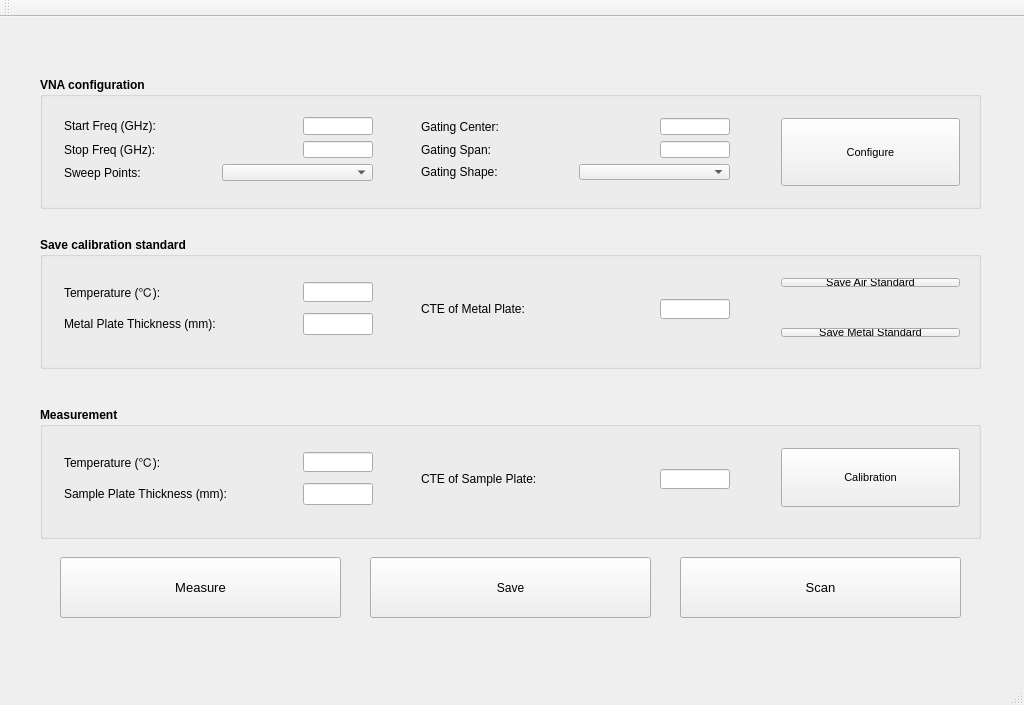
<?xml version="1.0" encoding="UTF-8"?>
<ui version="4.0">
 <class>MainWindow</class>
 <widget class="QMainWindow" name="MainWindow">
  <property name="geometry">
   <rect>
    <x>0</x>
    <y>0</y>
    <width>1024</width>
    <height>705</height>
   </rect>
  </property>
  <property name="windowTitle">
   <string>MainWindow</string>
  </property>
  <widget class="QWidget" name="centralWidget">
   <widget class="QPushButton" name="pushButtonSave_Sp">
    <property name="geometry">
     <rect>
      <x>370</x>
      <y>540</y>
      <width>281</width>
      <height>61</height>
     </rect>
    </property>
    <property name="text">
     <string>Save</string>
    </property>
   </widget>
   <widget class="QGroupBox" name="groupBox_5">
    <property name="geometry">
     <rect>
      <x>40</x>
      <y>60</y>
      <width>941</width>
      <height>132</height>
     </rect>
    </property>
    <property name="font">
     <font>
      <weight>75</weight>
      <bold>true</bold>
     </font>
    </property>
    <property name="title">
     <string>VNA configuration</string>
    </property>
    <widget class="QWidget" name="layoutWidget">
     <property name="geometry">
      <rect>
       <x>370</x>
       <y>30</y>
       <width>331</width>
       <height>84</height>
      </rect>
     </property>
     <layout class="QVBoxLayout" name="verticalLayout_14">
      <item>
       <layout class="QHBoxLayout" name="horizontalLayout_15">
        <item>
         <widget class="QLabel" name="labelScanHeight_5">
          <property name="font">
           <font>
            <weight>50</weight>
            <bold>false</bold>
           </font>
          </property>
          <property name="text">
           <string>Gating Center:</string>
          </property>
         </widget>
        </item>
        <item>
         <widget class="QLineEdit" name="lineEditGatingCenter">
          <property name="sizePolicy">
           <sizepolicy hsizetype="Fixed" vsizetype="Fixed">
            <horstretch>0</horstretch>
            <verstretch>0</verstretch>
           </sizepolicy>
          </property>
          <property name="maximumSize">
           <size>
            <width>70</width>
            <height>20</height>
           </size>
          </property>
          <property name="font">
           <font>
            <weight>50</weight>
            <bold>false</bold>
           </font>
          </property>
          <property name="toolTip">
           <string>Valid range: 50mm~500mm - Increment: 10mm</string>
          </property>
          <property name="toolTipDuration">
           <number>1000</number>
          </property>
          <property name="statusTip">
           <string notr="true"/>
          </property>
          <property name="maxLength">
           <number>5</number>
          </property>
          <property name="frame">
           <bool>true</bool>
          </property>
          <property name="alignment">
           <set>Qt::AlignRight|Qt::AlignTrailing|Qt::AlignVCenter</set>
          </property>
          <property name="cursorMoveStyle">
           <enum>Qt::VisualMoveStyle</enum>
          </property>
          <property name="clearButtonEnabled">
           <bool>false</bool>
          </property>
         </widget>
        </item>
       </layout>
      </item>
      <item>
       <layout class="QHBoxLayout" name="horizontalLayout_18">
        <item>
         <widget class="QLabel" name="labelScanHeight_7">
          <property name="font">
           <font>
            <weight>50</weight>
            <bold>false</bold>
           </font>
          </property>
          <property name="text">
           <string>Gating Span:</string>
          </property>
         </widget>
        </item>
        <item>
         <widget class="QLineEdit" name="lineEditGatingSpan">
          <property name="sizePolicy">
           <sizepolicy hsizetype="Fixed" vsizetype="Fixed">
            <horstretch>0</horstretch>
            <verstretch>0</verstretch>
           </sizepolicy>
          </property>
          <property name="maximumSize">
           <size>
            <width>70</width>
            <height>20</height>
           </size>
          </property>
          <property name="font">
           <font>
            <weight>50</weight>
            <bold>false</bold>
           </font>
          </property>
          <property name="toolTip">
           <string>Valid range: 50mm~500mm - Increment: 10mm</string>
          </property>
          <property name="toolTipDuration">
           <number>1000</number>
          </property>
          <property name="statusTip">
           <string notr="true"/>
          </property>
          <property name="text">
           <string/>
          </property>
          <property name="maxLength">
           <number>5</number>
          </property>
          <property name="frame">
           <bool>true</bool>
          </property>
          <property name="alignment">
           <set>Qt::AlignRight|Qt::AlignTrailing|Qt::AlignVCenter</set>
          </property>
          <property name="cursorMoveStyle">
           <enum>Qt::VisualMoveStyle</enum>
          </property>
          <property name="clearButtonEnabled">
           <bool>false</bool>
          </property>
         </widget>
        </item>
       </layout>
      </item>
      <item>
       <layout class="QHBoxLayout" name="horizontalLayout_16">
        <item>
         <widget class="QLabel" name="labelScanHeight_6">
          <property name="font">
           <font>
            <weight>50</weight>
            <bold>false</bold>
           </font>
          </property>
          <property name="text">
           <string>Gating Shape:</string>
          </property>
         </widget>
        </item>
        <item>
         <widget class="QComboBox" name="enumGatingShape">
          <property name="font">
           <font>
            <weight>50</weight>
            <bold>false</bold>
           </font>
          </property>
         </widget>
        </item>
       </layout>
      </item>
     </layout>
    </widget>
    <widget class="QWidget" name="layoutWidget_2">
     <property name="geometry">
      <rect>
       <x>730</x>
       <y>30</y>
       <width>201</width>
       <height>90</height>
      </rect>
     </property>
     <layout class="QVBoxLayout" name="verticalLayout_17">
      <item>
       <widget class="QPushButton" name="pushButtonConfigure">
        <property name="sizePolicy">
         <sizepolicy hsizetype="Minimum" vsizetype="Preferred">
          <horstretch>0</horstretch>
          <verstretch>0</verstretch>
         </sizepolicy>
        </property>
        <property name="font">
         <font>
          <pointsize>8</pointsize>
          <weight>50</weight>
          <bold>false</bold>
         </font>
        </property>
        <property name="text">
         <string>Configure</string>
        </property>
       </widget>
      </item>
     </layout>
    </widget>
    <widget class="QWidget" name="layoutWidget_3">
     <property name="geometry">
      <rect>
       <x>13</x>
       <y>29</y>
       <width>331</width>
       <height>86</height>
      </rect>
     </property>
     <layout class="QVBoxLayout" name="verticalLayout_6">
      <item>
       <layout class="QHBoxLayout" name="horizontalLayout_9">
        <item>
         <widget class="QLabel" name="labelScanHeight_3">
          <property name="font">
           <font>
            <weight>50</weight>
            <bold>false</bold>
           </font>
          </property>
          <property name="text">
           <string>Start Freq (GHz):</string>
          </property>
         </widget>
        </item>
        <item>
         <widget class="QLineEdit" name="lineEditPnaStartFreq">
          <property name="sizePolicy">
           <sizepolicy hsizetype="Fixed" vsizetype="Fixed">
            <horstretch>0</horstretch>
            <verstretch>0</verstretch>
           </sizepolicy>
          </property>
          <property name="maximumSize">
           <size>
            <width>70</width>
            <height>20</height>
           </size>
          </property>
          <property name="font">
           <font>
            <weight>50</weight>
            <bold>false</bold>
           </font>
          </property>
          <property name="toolTip">
           <string>Valid range: 50mm~500mm - Increment: 10mm</string>
          </property>
          <property name="toolTipDuration">
           <number>1000</number>
          </property>
          <property name="statusTip">
           <string notr="true"/>
          </property>
          <property name="maxLength">
           <number>5</number>
          </property>
          <property name="frame">
           <bool>true</bool>
          </property>
          <property name="alignment">
           <set>Qt::AlignRight|Qt::AlignTrailing|Qt::AlignVCenter</set>
          </property>
          <property name="cursorMoveStyle">
           <enum>Qt::VisualMoveStyle</enum>
          </property>
          <property name="clearButtonEnabled">
           <bool>false</bool>
          </property>
         </widget>
        </item>
       </layout>
      </item>
      <item>
       <layout class="QHBoxLayout" name="horizontalLayout_3">
        <item>
         <widget class="QLabel" name="labelScanInterval_4">
          <property name="font">
           <font>
            <weight>50</weight>
            <bold>false</bold>
           </font>
          </property>
          <property name="text">
           <string>Stop Freq (GHz):</string>
          </property>
         </widget>
        </item>
        <item>
         <widget class="QLineEdit" name="lineEditPnaStopFreq">
          <property name="sizePolicy">
           <sizepolicy hsizetype="Fixed" vsizetype="Fixed">
            <horstretch>0</horstretch>
            <verstretch>0</verstretch>
           </sizepolicy>
          </property>
          <property name="maximumSize">
           <size>
            <width>70</width>
            <height>22</height>
           </size>
          </property>
          <property name="font">
           <font>
            <weight>50</weight>
            <bold>false</bold>
           </font>
          </property>
          <property name="toolTip">
           <string>Valid range: 50mm~500mm - Increment: 10mm</string>
          </property>
          <property name="statusTip">
           <string/>
          </property>
          <property name="maxLength">
           <number>5</number>
          </property>
          <property name="alignment">
           <set>Qt::AlignRight|Qt::AlignTrailing|Qt::AlignVCenter</set>
          </property>
         </widget>
        </item>
       </layout>
      </item>
      <item>
       <layout class="QHBoxLayout" name="horizontalLayout_13">
        <item>
         <widget class="QLabel" name="labelScanWidth_4">
          <property name="font">
           <font>
            <weight>50</weight>
            <bold>false</bold>
           </font>
          </property>
          <property name="text">
           <string>Sweep Points:</string>
          </property>
         </widget>
        </item>
        <item>
         <widget class="QComboBox" name="enumPnaSweepPoints">
          <property name="font">
           <font>
            <weight>50</weight>
            <bold>false</bold>
           </font>
          </property>
         </widget>
        </item>
       </layout>
      </item>
     </layout>
    </widget>
   </widget>
   <widget class="QGroupBox" name="groupBox_6">
    <property name="geometry">
     <rect>
      <x>40</x>
      <y>220</y>
      <width>941</width>
      <height>132</height>
     </rect>
    </property>
    <property name="font">
     <font>
      <weight>75</weight>
      <bold>true</bold>
     </font>
    </property>
    <property name="title">
     <string>Save calibration standard</string>
    </property>
    <widget class="QWidget" name="layoutWidget_5">
     <property name="geometry">
      <rect>
       <x>730</x>
       <y>30</y>
       <width>201</width>
       <height>31</height>
      </rect>
     </property>
     <layout class="QVBoxLayout" name="verticalLayout_18">
      <item>
       <widget class="QPushButton" name="pushButtonSave_Air">
        <property name="sizePolicy">
         <sizepolicy hsizetype="Minimum" vsizetype="Preferred">
          <horstretch>0</horstretch>
          <verstretch>0</verstretch>
         </sizepolicy>
        </property>
        <property name="font">
         <font>
          <pointsize>8</pointsize>
          <weight>50</weight>
          <bold>false</bold>
         </font>
        </property>
        <property name="text">
         <string>Save Air Standard</string>
        </property>
       </widget>
      </item>
     </layout>
    </widget>
    <widget class="QWidget" name="layoutWidget_6">
     <property name="geometry">
      <rect>
       <x>13</x>
       <y>29</y>
       <width>331</width>
       <height>86</height>
      </rect>
     </property>
     <layout class="QVBoxLayout" name="verticalLayout_7">
      <item>
       <layout class="QHBoxLayout" name="horizontalLayout_10">
        <item>
         <widget class="QLabel" name="labelScanHeight_4">
          <property name="font">
           <font>
            <weight>50</weight>
            <bold>false</bold>
           </font>
          </property>
          <property name="text">
           <string>Temperature (℃):</string>
          </property>
         </widget>
        </item>
        <item>
         <widget class="QLineEdit" name="lineEditStdTemperature">
          <property name="sizePolicy">
           <sizepolicy hsizetype="Fixed" vsizetype="Fixed">
            <horstretch>0</horstretch>
            <verstretch>0</verstretch>
           </sizepolicy>
          </property>
          <property name="maximumSize">
           <size>
            <width>70</width>
            <height>20</height>
           </size>
          </property>
          <property name="font">
           <font>
            <weight>50</weight>
            <bold>false</bold>
           </font>
          </property>
          <property name="toolTip">
           <string>Valid range: 50mm~500mm - Increment: 10mm</string>
          </property>
          <property name="toolTipDuration">
           <number>1000</number>
          </property>
          <property name="statusTip">
           <string notr="true"/>
          </property>
          <property name="maxLength">
           <number>5</number>
          </property>
          <property name="frame">
           <bool>true</bool>
          </property>
          <property name="alignment">
           <set>Qt::AlignRight|Qt::AlignTrailing|Qt::AlignVCenter</set>
          </property>
          <property name="cursorMoveStyle">
           <enum>Qt::VisualMoveStyle</enum>
          </property>
          <property name="clearButtonEnabled">
           <bool>false</bool>
          </property>
         </widget>
        </item>
       </layout>
      </item>
      <item>
       <layout class="QHBoxLayout" name="horizontalLayout_4">
        <item>
         <widget class="QLabel" name="labelScanInterval_5">
          <property name="font">
           <font>
            <weight>50</weight>
            <bold>false</bold>
           </font>
          </property>
          <property name="text">
           <string>Metal Plate Thickness (mm):</string>
          </property>
         </widget>
        </item>
        <item>
         <widget class="QLineEdit" name="lineEditStdThickness">
          <property name="sizePolicy">
           <sizepolicy hsizetype="Fixed" vsizetype="Fixed">
            <horstretch>0</horstretch>
            <verstretch>0</verstretch>
           </sizepolicy>
          </property>
          <property name="maximumSize">
           <size>
            <width>70</width>
            <height>22</height>
           </size>
          </property>
          <property name="font">
           <font>
            <weight>50</weight>
            <bold>false</bold>
           </font>
          </property>
          <property name="toolTip">
           <string>Valid range: 50mm~500mm - Increment: 10mm</string>
          </property>
          <property name="statusTip">
           <string/>
          </property>
          <property name="maxLength">
           <number>5</number>
          </property>
          <property name="alignment">
           <set>Qt::AlignRight|Qt::AlignTrailing|Qt::AlignVCenter</set>
          </property>
         </widget>
        </item>
       </layout>
      </item>
     </layout>
    </widget>
    <widget class="QWidget" name="layoutWidget_7">
     <property name="geometry">
      <rect>
       <x>730</x>
       <y>80</y>
       <width>201</width>
       <height>31</height>
      </rect>
     </property>
     <layout class="QVBoxLayout" name="verticalLayout_19">
      <item>
       <widget class="QPushButton" name="pushButtonSave_Metal">
        <property name="sizePolicy">
         <sizepolicy hsizetype="Minimum" vsizetype="Preferred">
          <horstretch>0</horstretch>
          <verstretch>0</verstretch>
         </sizepolicy>
        </property>
        <property name="font">
         <font>
          <pointsize>8</pointsize>
          <weight>50</weight>
          <bold>false</bold>
         </font>
        </property>
        <property name="text">
         <string>Save Metal Standard</string>
        </property>
       </widget>
      </item>
     </layout>
    </widget>
    <widget class="QWidget" name="layoutWidget_4">
     <property name="geometry">
      <rect>
       <x>370</x>
       <y>30</y>
       <width>331</width>
       <height>84</height>
      </rect>
     </property>
     <layout class="QVBoxLayout" name="verticalLayout_15">
      <item>
       <layout class="QHBoxLayout" name="horizontalLayout_17">
        <item>
         <widget class="QLabel" name="labelScanHeight_8">
          <property name="font">
           <font>
            <weight>50</weight>
            <bold>false</bold>
           </font>
          </property>
          <property name="text">
           <string>CTE of Metal Plate:</string>
          </property>
         </widget>
        </item>
        <item>
         <widget class="QLineEdit" name="lineEditPnametalPlateThickness_2">
          <property name="sizePolicy">
           <sizepolicy hsizetype="Fixed" vsizetype="Fixed">
            <horstretch>0</horstretch>
            <verstretch>0</verstretch>
           </sizepolicy>
          </property>
          <property name="maximumSize">
           <size>
            <width>70</width>
            <height>20</height>
           </size>
          </property>
          <property name="font">
           <font>
            <weight>50</weight>
            <bold>false</bold>
           </font>
          </property>
          <property name="toolTip">
           <string>Valid range: 50mm~500mm - Increment: 10mm</string>
          </property>
          <property name="toolTipDuration">
           <number>1000</number>
          </property>
          <property name="statusTip">
           <string notr="true"/>
          </property>
          <property name="maxLength">
           <number>5</number>
          </property>
          <property name="frame">
           <bool>true</bool>
          </property>
          <property name="alignment">
           <set>Qt::AlignRight|Qt::AlignTrailing|Qt::AlignVCenter</set>
          </property>
          <property name="cursorMoveStyle">
           <enum>Qt::VisualMoveStyle</enum>
          </property>
          <property name="clearButtonEnabled">
           <bool>false</bool>
          </property>
         </widget>
        </item>
       </layout>
      </item>
     </layout>
    </widget>
   </widget>
   <widget class="QGroupBox" name="groupBox_7">
    <property name="geometry">
     <rect>
      <x>40</x>
      <y>390</y>
      <width>941</width>
      <height>132</height>
     </rect>
    </property>
    <property name="font">
     <font>
      <weight>75</weight>
      <bold>true</bold>
     </font>
    </property>
    <property name="title">
     <string>Measurement</string>
    </property>
    <widget class="QWidget" name="layoutWidget_8">
     <property name="geometry">
      <rect>
       <x>730</x>
       <y>30</y>
       <width>201</width>
       <height>81</height>
      </rect>
     </property>
     <layout class="QVBoxLayout" name="verticalLayout_20">
      <item>
       <widget class="QPushButton" name="pushButtonPnaConfig_4">
        <property name="sizePolicy">
         <sizepolicy hsizetype="Minimum" vsizetype="Preferred">
          <horstretch>0</horstretch>
          <verstretch>0</verstretch>
         </sizepolicy>
        </property>
        <property name="font">
         <font>
          <pointsize>8</pointsize>
          <weight>50</weight>
          <bold>false</bold>
         </font>
        </property>
        <property name="text">
         <string>Calibration</string>
        </property>
       </widget>
      </item>
     </layout>
    </widget>
    <widget class="QWidget" name="layoutWidget_9">
     <property name="geometry">
      <rect>
       <x>13</x>
       <y>29</y>
       <width>331</width>
       <height>86</height>
      </rect>
     </property>
     <layout class="QVBoxLayout" name="verticalLayout_8">
      <item>
       <layout class="QHBoxLayout" name="horizontalLayout_11">
        <item>
         <widget class="QLabel" name="labelScanHeight_9">
          <property name="font">
           <font>
            <weight>50</weight>
            <bold>false</bold>
           </font>
          </property>
          <property name="text">
           <string>Temperature (℃):</string>
          </property>
         </widget>
        </item>
        <item>
         <widget class="QLineEdit" name="lineEditPnaStartFreq_3">
          <property name="sizePolicy">
           <sizepolicy hsizetype="Fixed" vsizetype="Fixed">
            <horstretch>0</horstretch>
            <verstretch>0</verstretch>
           </sizepolicy>
          </property>
          <property name="maximumSize">
           <size>
            <width>70</width>
            <height>20</height>
           </size>
          </property>
          <property name="font">
           <font>
            <weight>50</weight>
            <bold>false</bold>
           </font>
          </property>
          <property name="toolTip">
           <string>Valid range: 50mm~500mm - Increment: 10mm</string>
          </property>
          <property name="toolTipDuration">
           <number>1000</number>
          </property>
          <property name="statusTip">
           <string notr="true"/>
          </property>
          <property name="maxLength">
           <number>5</number>
          </property>
          <property name="frame">
           <bool>true</bool>
          </property>
          <property name="alignment">
           <set>Qt::AlignRight|Qt::AlignTrailing|Qt::AlignVCenter</set>
          </property>
          <property name="cursorMoveStyle">
           <enum>Qt::VisualMoveStyle</enum>
          </property>
          <property name="clearButtonEnabled">
           <bool>false</bool>
          </property>
         </widget>
        </item>
       </layout>
      </item>
      <item>
       <layout class="QHBoxLayout" name="horizontalLayout_5">
        <item>
         <widget class="QLabel" name="labelScanInterval_6">
          <property name="font">
           <font>
            <weight>50</weight>
            <bold>false</bold>
           </font>
          </property>
          <property name="text">
           <string>Sample Plate Thickness (mm):</string>
          </property>
         </widget>
        </item>
        <item>
         <widget class="QLineEdit" name="lineEditPnaStopFreq_3">
          <property name="sizePolicy">
           <sizepolicy hsizetype="Fixed" vsizetype="Fixed">
            <horstretch>0</horstretch>
            <verstretch>0</verstretch>
           </sizepolicy>
          </property>
          <property name="maximumSize">
           <size>
            <width>70</width>
            <height>22</height>
           </size>
          </property>
          <property name="font">
           <font>
            <weight>50</weight>
            <bold>false</bold>
           </font>
          </property>
          <property name="toolTip">
           <string>Valid range: 50mm~500mm - Increment: 10mm</string>
          </property>
          <property name="statusTip">
           <string/>
          </property>
          <property name="maxLength">
           <number>5</number>
          </property>
          <property name="alignment">
           <set>Qt::AlignRight|Qt::AlignTrailing|Qt::AlignVCenter</set>
          </property>
         </widget>
        </item>
       </layout>
      </item>
     </layout>
    </widget>
    <widget class="QWidget" name="layoutWidget_11">
     <property name="geometry">
      <rect>
       <x>370</x>
       <y>30</y>
       <width>331</width>
       <height>84</height>
      </rect>
     </property>
     <layout class="QVBoxLayout" name="verticalLayout_16">
      <item>
       <layout class="QHBoxLayout" name="horizontalLayout_19">
        <item>
         <widget class="QLabel" name="labelScanHeight_10">
          <property name="font">
           <font>
            <weight>50</weight>
            <bold>false</bold>
           </font>
          </property>
          <property name="text">
           <string>CTE of Sample Plate:</string>
          </property>
         </widget>
        </item>
        <item>
         <widget class="QLineEdit" name="lineEditPnametalPlateThickness_3">
          <property name="sizePolicy">
           <sizepolicy hsizetype="Preferred" vsizetype="Ignored">
            <horstretch>0</horstretch>
            <verstretch>0</verstretch>
           </sizepolicy>
          </property>
          <property name="maximumSize">
           <size>
            <width>70</width>
            <height>20</height>
           </size>
          </property>
          <property name="font">
           <font>
            <weight>50</weight>
            <bold>false</bold>
           </font>
          </property>
          <property name="toolTip">
           <string>Valid range: 50mm~500mm - Increment: 10mm</string>
          </property>
          <property name="toolTipDuration">
           <number>1000</number>
          </property>
          <property name="statusTip">
           <string notr="true"/>
          </property>
          <property name="maxLength">
           <number>5</number>
          </property>
          <property name="frame">
           <bool>true</bool>
          </property>
          <property name="alignment">
           <set>Qt::AlignRight|Qt::AlignTrailing|Qt::AlignVCenter</set>
          </property>
          <property name="cursorMoveStyle">
           <enum>Qt::VisualMoveStyle</enum>
          </property>
          <property name="clearButtonEnabled">
           <bool>false</bool>
          </property>
         </widget>
        </item>
       </layout>
      </item>
     </layout>
    </widget>
   </widget>
   <widget class="QPushButton" name="pushButtonPnaMeasure">
    <property name="geometry">
     <rect>
      <x>60</x>
      <y>540</y>
      <width>281</width>
      <height>61</height>
     </rect>
    </property>
    <property name="sizePolicy">
     <sizepolicy hsizetype="Minimum" vsizetype="Preferred">
      <horstretch>0</horstretch>
      <verstretch>0</verstretch>
     </sizepolicy>
    </property>
    <property name="font">
     <font>
      <pointsize>10</pointsize>
      <weight>50</weight>
      <bold>false</bold>
     </font>
    </property>
    <property name="text">
     <string>Measure</string>
    </property>
   </widget>
   <widget class="QPushButton" name="pushButtonPnaMeasure_2">
    <property name="geometry">
     <rect>
      <x>680</x>
      <y>540</y>
      <width>281</width>
      <height>61</height>
     </rect>
    </property>
    <property name="sizePolicy">
     <sizepolicy hsizetype="Minimum" vsizetype="Preferred">
      <horstretch>0</horstretch>
      <verstretch>0</verstretch>
     </sizepolicy>
    </property>
    <property name="font">
     <font>
      <pointsize>10</pointsize>
      <weight>50</weight>
      <bold>false</bold>
     </font>
    </property>
    <property name="text">
     <string>Scan</string>
    </property>
   </widget>
  </widget>
  <widget class="QMenuBar" name="menuBar">
   <property name="geometry">
    <rect>
     <x>0</x>
     <y>0</y>
     <width>1024</width>
     <height>26</height>
    </rect>
   </property>
  </widget>
  <widget class="QToolBar" name="mainToolBar">
   <attribute name="toolBarArea">
    <enum>TopToolBarArea</enum>
   </attribute>
   <attribute name="toolBarBreak">
    <bool>false</bool>
   </attribute>
  </widget>
  <widget class="QStatusBar" name="statusBar"/>
 </widget>
 <layoutdefault spacing="6" margin="11"/>
 <resources/>
 <connections/>
</ui>
